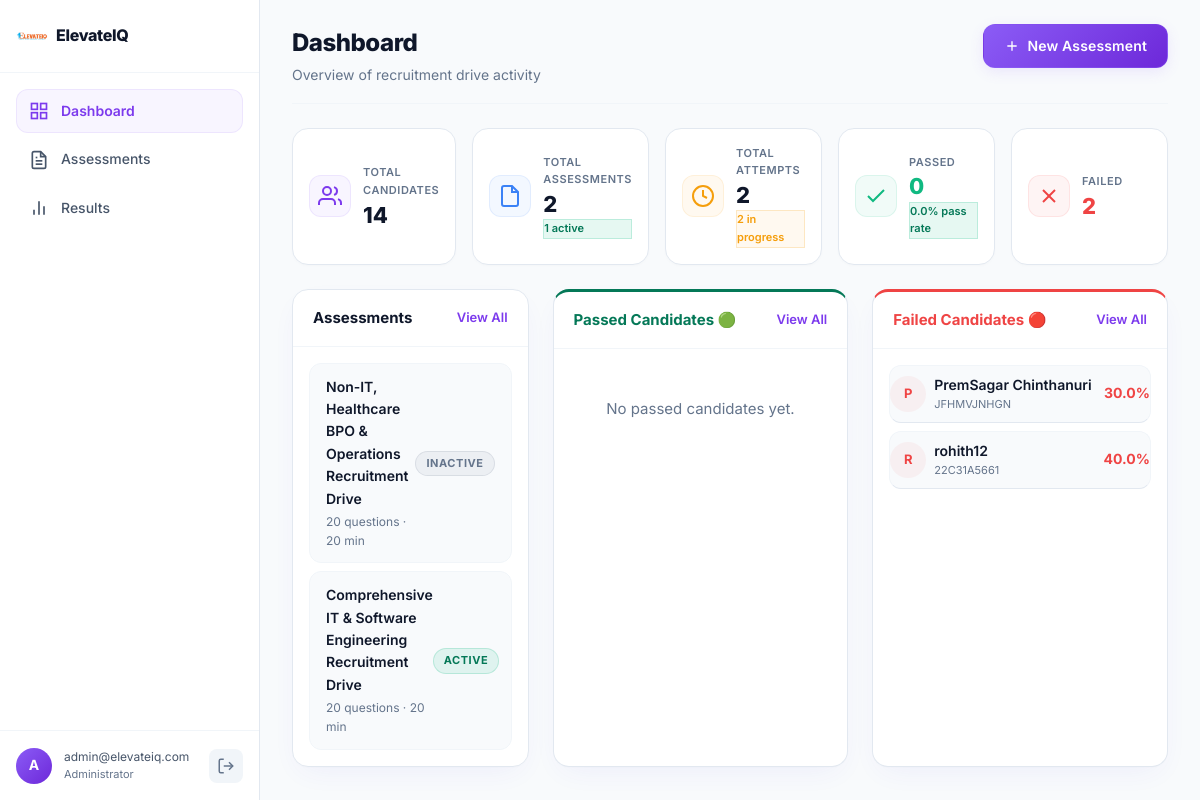
Screenshot of /admin/dashboard (signed in) with the database file from the repository.
### models/models.py (models this page shows, shortened)
class Admin(db.Model, UserMixin):
    __tablename__ = 'admins'
    id = db.Column(db.Integer, primary_key=True)
    email = db.Column(db.String(255), unique=True, nullable=False, index=True)
    password_hash = db.Column(db.String(255), nullable=False)
    created_at = db.Column(db.DateTime, default=datetime.utcnow, nullable=False)

class Assessment(db.Model):
    __tablename__ = 'assessments'
    id = db.Column(db.Integer, primary_key=True)
    title = db.Column(db.String(255), nullable=False)
    description = db.Column(db.Text, nullable=True)
    duration = db.Column(db.Integer, nullable=False)          # minutes
    pass_percentage = db.Column(db.Float, nullable=False, default=60.0)
    status = db.Column(db.String(20), nullable=False, default='inactive')  # active | inactive
    created_at = db.Column(db.DateTime, default=datetime.utcnow, nullable=False)
    questions = db.relationship(
        'Question', backref='assessment', lazy='dynamic',
        cascade='all, delete-orphan', order_by='Question.id'
    )
    submissions = db.relationship(
        'Submission', backref='assessment', lazy='dynamic'
    )
    @property
    def question_count(self):
        return self.questions.count()

class Submission(db.Model):
    __tablename__ = 'submissions'
    id = db.Column(db.Integer, primary_key=True)
    candidate_id = db.Column(
        db.Integer, db.ForeignKey('candidates.id', ondelete='CASCADE'),
        nullable=False, index=True
    )
    assessment_id = db.Column(
        db.Integer, db.ForeignKey('assessments.id', ondelete='CASCADE'),
        nullable=False, index=True
    )
    score = db.Column(db.Integer, default=0)
    total_questions = db.Column(db.Integer, default=0)
    percentage = db.Column(db.Float, default=0.0)
    violations = db.Column(db.Integer, default=0)
    status = db.Column(db.String(20), default='in_progress', index=True)  # in_progress | pass | fail
    submitted_at = db.Column(db.DateTime, nullable=True)
    answers = db.relationship(
        'Answer', backref='submission', lazy='dynamic',
        cascade='all, delete-orphan'
    )
    __table_args__ = (
        db.UniqueConstraint('candidate_id', 'assessment_id', name='uq_candidate_assessment'),
    )

class Candidate(db.Model):
    __tablename__ = 'candidates'
    id = db.Column(db.Integer, primary_key=True)
    full_name = db.Column(db.String(255), nullable=False)
    email = db.Column(db.String(255), unique=True, nullable=False, index=True)
    hall_ticket = db.Column(db.String(100), unique=True, nullable=False, index=True)
    created_at = db.Column(db.DateTime, default=datetime.utcnow, nullable=False)
    submissions = db.relationship(
        'Submission', backref='candidate', lazy='dynamic',
        cascade='all, delete-orphan'
    )

### routes/admin.py (the view)
@admin_bp.route('/')
@admin_bp.route('/dashboard')
@login_required
def dashboard():
    stats = get_dashboard_stats()
    passed_results = (
        db.session.query(Submission)
        .filter_by(status='pass')
        .order_by(Submission.submitted_at.desc())
        .limit(10)
        .all()
    )
    failed_results = (
        db.session.query(Submission)
        .filter_by(status='fail')
        .order_by(Submission.submitted_at.desc())
        .limit(10)
        .all()
    )
    assessments = Assessment.query.order_by(Assessment.created_at.desc()).all()
    return render_template(
        'admin/dashboard.html',
        stats=stats,
        passed_results=passed_results,
        failed_results=failed_results,
        assessments=assessments
    )

### templates/admin/dashboard.html (shortened to what this page needs)
{% extends "base.html" %}
{% block body_class %}admin-page{% endblock %}
{% block body %}
<div class="admin-layout">
  <aside class="sidebar" id="sidebar">
    <div class="sidebar-logo">
      <div class="logo-icon-sm">
        <img src="{{ url_for('static', filename='image.png') }}" alt="ElevateIQ Logo" />
      </div>
      <span class="sidebar-brand">ElevateIQ</span>
    </div>
    <nav class="sidebar-nav">
      <a href="{{ url_for('admin.dashboard') }}" class="nav-item active" id="nav-dashboard">
        <svg width="20" height="20" viewBox="0 0 24 24" fill="none" stroke="currentColor" stroke-width="2"><rect x="3" y="3" width="7" height="7"/><rect x="14" y="3" width="7" height="7"/><rect x="14" y="14" width="7" height="7"/><rect x="3" y="14" width="7" height="7"/></svg>
        Dashboard
      </a>
      <a href="{{ url_for('admin.assessments') }}" class="nav-item" id="nav-assessments">
        <svg width="20" height="20" viewBox="0 0 24 24" fill="none" stroke="currentColor" stroke-width="2"><path d="M14 2H6a2 2 0 0 0-2 2v16a2 2 0 0 0 2 2h12a2 2 0 0 0 2-2V8z"/><polyline points="14 2 14 8 20 8"/><line x1="16" y1="13" x2="8" y2="13"/><line x1="16" y1="17" x2="8" y2="17"/><polyline points="10 9 9 9 8 9"/></svg>
        Assessments
      </a>
      <a href="{{ url_for('admin.results') }}" class="nav-item" id="nav-results">
        <svg width="20" height="20" viewBox="0 0 24 24" fill="none" stroke="currentColor" stroke-width="2"><line x1="18" y1="20" x2="18" y2="10"/><line x1="12" y1="20" x2="12" y2="4"/><line x1="6" y1="20" x2="6" y2="14"/></svg>
        Results
      </a>
    </nav>
    <div class="sidebar-footer">
      <div class="admin-info">
        <div class="admin-avatar">{{ current_user.email[0].upper() }}</div>
        <div class="admin-details">
          <span class="admin-email">{{ current_user.email }}</span>
          <span class="admin-role">Administrator</span>
        </div>
      </div>
      <a href="{{ url_for('admin.logout') }}" class="btn-logout" title="Logout">
        <svg width="18" height="18" viewBox="0 0 24 24" fill="none" stroke="currentColor" stroke-width="2">
          <path d="M9 21H5a2 2 0 0 1-2-2V5a2 2 0 0 1 2-2h4"/>
          <polyline points="16 17 21 12 16 7"/>
          <line x1="21" y1="12" x2="9" y2="12"/>
        </svg>
      </a>
    </div>
  </aside>
  <main class="admin-main">
    <header class="page-header">
      <div>
        <h1 class="page-title">Dashboard</h1>
        <p class="page-sub">Overview of recruitment drive activity</p>
      </div>
      <div class="header-actions">
        <a href="{{ url_for('admin.assessments') }}" class="btn btn-primary">
          <svg width="16" height="16" viewBox="0 0 24 24" fill="none" stroke="currentColor" stroke-width="2"><line x1="12" y1="5" x2="12" y2="19"/><line x1="5" y1="12" x2="19" y2="12"/></svg>
          New Assessment
        </a>
      </div>
    </header>
    <div class="stats-grid">
      <div class="stat-card glass-card">
        <div class="stat-icon stat-violet">
          <svg width="24" height="24" viewBox="0 0 24 24" fill="none" stroke="currentColor" stroke-width="2"><path d="M17 21v-2a4 4 0 0 0-4-4H5a4 4 0 0 0-4 4v2"/><circle cx="9" cy="7" r="4"/><path d="M23 21v-2a4 4 0 0 0-3-3.87"/><path d="M16 3.13a4 4 0 0 1 0 7.75"/></svg>
        </div>
        <div class="stat-body">
          <span class="stat-label">Total Candidates</span>
          <span class="stat-value">{{ stats.total_candidates }}</span>
        </div>
      </div>
      <div class="stat-card glass-card">
        <div class="stat-icon stat-blue">
          <svg width="24" height="24" viewBox="0 0 24 24" fill="none" stroke="currentColor" stroke-width="2"><path d="M14 2H6a2 2 0 0 0-2 2v16a2 2 0 0 0 2 2h12a2 2 0 0 0 2-2V8z"/><polyline points="14 2 14 8 20 8"/></svg>
        </div>
        <div class="stat-body">
          <span class="stat-label">Total Assessments</span>
          <span class="stat-value">{{ stats.total_assessments }}</span>
          <span class="stat-badge badge-active">{{ stats.active_assessments }} active</span>
        </div>
      </div>
      <div class="stat-card glass-card">
        <div class="stat-icon stat-amber">
          <svg width="24" height="24" viewBox="0 0 24 24" fill="none" stroke="currentColor" stroke-width="2"><circle cx="12" cy="12" r="10"/><polyline points="12 6 12 12 16 14"/></svg>
        </div>
        <div class="stat-body">
          <span class="stat-label">Total Attempts</span>
          <span class="stat-value">{{ stats.total_attempts }}</span>
          {% if stats.in_progress > 0 %}
          <span class="stat-badge badge-warning">{{ stats.in_progress }} in progress</span>
          {% endif %}
        </div>
      </div>
      <div class="stat-card glass-card">
        <div class="stat-icon stat-emerald">
          <svg width="24" height="24" viewBox="0 0 24 24" fill="none" stroke="currentColor" stroke-width="2"><polyline points="20 6 9 17 4 12"/></svg>
        </div>
        <div class="stat-body">
          <span class="stat-label">Passed</span>
          <span class="stat-value stat-pass">{{ stats.passed }}</span>
          <span class="stat-badge badge-pass">{{ stats.pass_rate }}% pass rate</span>
        </div>
      </div>
      <div class="stat-card glass-card">
        <div class="stat-icon stat-red">
          <svg width="24" height="24" viewBox="0 0 24 24" fill="none" stroke="currentColor" stroke-width="2"><line x1="18" y1="6" x2="6" y2="18"/><line x1="6" y1="6" x2="18" y2="18"/></svg>
        </div>
        <div class="stat-body">
          <span class="stat-label">Failed</span>
          <span class="stat-value stat-fail">{{ stats.failed }}</span>
        </div>
      </div>
    </div>
    <div class="dashboard-grid" style="grid-template-columns: 1fr 1.25fr 1.25fr;">
      <div class="glass-card panel">
        <div class="panel-header">
          <h2 class="panel-title">Assessments</h2>
          <a href="{{ url_for('admin.assessments') }}" class="panel-link">View All</a>
        </div>
        <div class="panel-body">
          {% if assessments %}
          <div class="assessment-list">
            {% for a in assessments[:5] %}
            <div class="assessment-row">
              <div class="ar-info">
                <span class="ar-title">{{ a.title }}</span>
                <span class="ar-meta">{{ a.question_count }} questions · {{ a.duration }} min</span>
              </div>
              <div class="ar-right">
                <span class="badge {% if a.status == 'active' %}badge-active{% else %}badge-inactive{% endif %}">
                  {{ a.status | title }}
                </span>
              </div>
            </div>
            {% endfor %}
          </div>
          {% else %}
          <div class="empty-state">
            <p>No assessments yet. <a href="{{ url_for('admin.assessments') }}">Create one</a>.</p>
          </div>
          {% endif %}
        </div>
      </div>
      <div class="glass-card panel" style="border-top: 3px solid var(--emerald-dark);">
        <div class="panel-header">
          <h2 class="panel-title" style="color: var(--emerald-dark);">Passed Candidates 🟢</h2>
          <a href="{{ url_for('admin.results') }}" class="panel-link">View All</a>
        </div>
        <div class="panel-body">
          {% if passed_results %}
          <div class="recent-results">
            {% for sub in passed_results %}
            <div class="result-row" style="border-bottom: 1px solid var(--bg-tertiary); padding: 8px 0; display: flex; align-items: center; justify-content: space-between;">
              <div style="display: flex; align-items: center; gap: var(--space-2);">
                <div class="rr-avatar" style="background: var(--emerald-faint); color: var(--emerald-dark);">{{ sub.candidate.full_name[0].upper() }}</div>
                <div class="rr-info">
                  <span class="rr-name" style="font-weight: 600;">{{ sub.candidate.full_name }}</span>
                  <span class="rr-ht" style="display: block; font-size: 11px; color: var(--text-muted);">{{ sub.candidate.hall_ticket }}</span>
                </div>
              </div>
              <div class="rr-score" style="text-align: right;">
                <span class="rr-pct" style="font-weight: 700; color: var(--emerald-dark);">{{ "%.1f"|format(sub.percentage) }}%</span>
              </div>
            </div>
            {% endfor %}
          </div>
          {% else %}
          <div class="empty-state">
            <p>No passed candidates yet.</p>
          </div>
          {% endif %}
        </div>
      </div>
      <div class="glass-card panel" style="border-top: 3px solid var(--danger);">
        <div class="panel-header">
          <h2 class="panel-title" style="color: var(--danger);">Failed Candidates 🔴</h2>
          <a href="{{ url_for('admin.results') }}" class="panel-link">View All</a>
        </div>
        <div class="panel-body">
          {% if failed_results %}
          <div class="recent-results">
            {% for sub in failed_results %}
            <div class="result-row" style="border-bottom: 1px solid var(--bg-tertiary); padding: 8px 0; display: flex; align-items: center; justify-content: space-between;">
              <div style="display: flex; align-items: center; gap: var(--space-2);">
                <div class="rr-avatar" style="background: var(--danger-faint); color: var(--danger);">{{ sub.candidate.full_name[0].upper() }}</div>
                <div class="rr-info">
                  <span class="rr-name" style="font-weight: 600;">{{ sub.candidate.full_name }}</span>
                  <span class="rr-ht" style="display: block; font-size: 11px; color: var(--text-muted);">{{ sub.candidate.hall_ticket }}</span>
                </div>
              </div>
              <div class="rr-score" style="text-align: right;">
                <span class="rr-pct" style="font-weight: 700; color: var(--danger);">{{ "%.1f"|format(sub.percentage) }}%</span>
              </div>
            </div>
            {% endfor %}
          </div>
          {% else %}
          <div class="empty-state">
            <p>No failed candidates yet.</p>
          </div>
          {% endif %}
        </div>
      </div>
    </div>
  </main>
</div>
{% endblock %}

### rows the page displays
Admin: email "A", email "admin@elevateiq.com"
Assessment: title "Non-IT, Healthcare BPO & Operations Recruitment Drive", question_count "20", duration "20", status "INACTIVE"
Assessment: title "Comprehensive IT & Software Engineering Recruitment Drive", question_count "20", duration "20", status "ACTIVE"
Submission: candidate "P", candidate.full_name "PremSagar Chinthanuri", candidate.hall_ticket "JFHMVJNHGN", percentage "30.0"
Submission: candidate "R", candidate.full_name "rohith12", candidate.hall_ticket "22C31A5661", percentage "40.0"

### other values shown
{{ stats.total_candidates }} "14"
{{ stats.total_assessments }} "2"
{{ stats.active_assessments }} "1"
{{ stats.total_attempts }} "2"
{{ stats.in_progress }} "2"
{{ stats.passed }} "0"
{{ stats.pass_rate }} "0.0"
{{ stats.failed }} "2"
